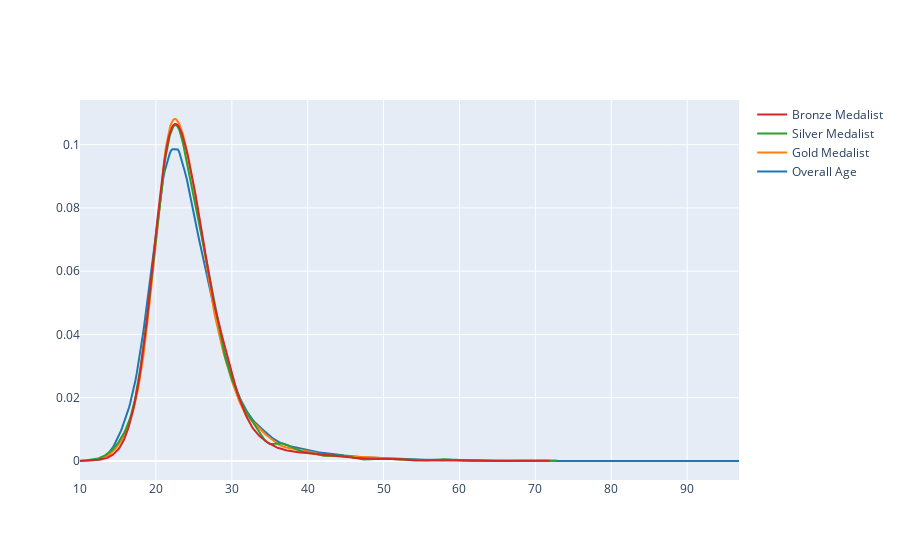

The cell this chart's notebook holds for it:
### Code cell
fig = ff.create_distplot([x1,x2,x3,x4], ['Overall Age','Gold Medalist','Silver Medalist','Bronze Medalist'], show_hist=False,show_rug=False)
fig.show()

### Figure 1 — Plotly figure (JSON) as saved in the notebook; plotly's stock layout.template omitted (floating-point values rounded to 4 significant figures; data arrays with more than 128 entries replaced by an {"elided": "..."} marker saying what was removed)
{"data": [{"legendgroup": "Overall Age", "marker": {"color": "rgb(31, 119, 180)"}, "mode": "lines", "name": "Overall Age", "showlegend": true, "type": "scatter", "x": {"elided": "500 float values"}, "xaxis": "x", "y": {"elided": "500 float values"}, "yaxis": "y"}, {"legendgroup": "Gold Medalist", "marker": {"color": "rgb(255, 127, 14)"}, "mode": "lines", "name": "Gold Medalist", "showlegend": true, "type": "scatter", "x": {"elided": "500 float values"}, "xaxis": "x", "y": {"elided": "500 float values"}, "yaxis": "y"}, {"legendgroup": "Silver Medalist", "marker": {"color": "rgb(44, 160, 44)"}, "mode": "lines", "name": "Silver Medalist", "showlegend": true, "type": "scatter", "x": {"elided": "500 float values"}, "xaxis": "x", "y": {"elided": "500 float values"}, "yaxis": "y"}, {"legendgroup": "Bronze Medalist", "marker": {"color": "rgb(214, 39, 40)"}, "mode": "lines", "name": "Bronze Medalist", "showlegend": true, "type": "scatter", "x": {"elided": "500 float values"}, "xaxis": "x", "y": {"elided": "500 float values"}, "yaxis": "y"}], "layout": {"autosize": true, "barmode": "overlay", "hovermode": "closest", "legend": {"traceorder": "reversed"}, "xaxis": {"anchor": "y2", "autorange": true, "domain": [0, 1], "range": [10, 96.83], "type": "linear", "zeroline": false}, "yaxis": {"anchor": "free", "autorange": true, "domain": [0, 1], "position": 0, "range": [-0.006005, 0.1141], "type": "linear"}}}
